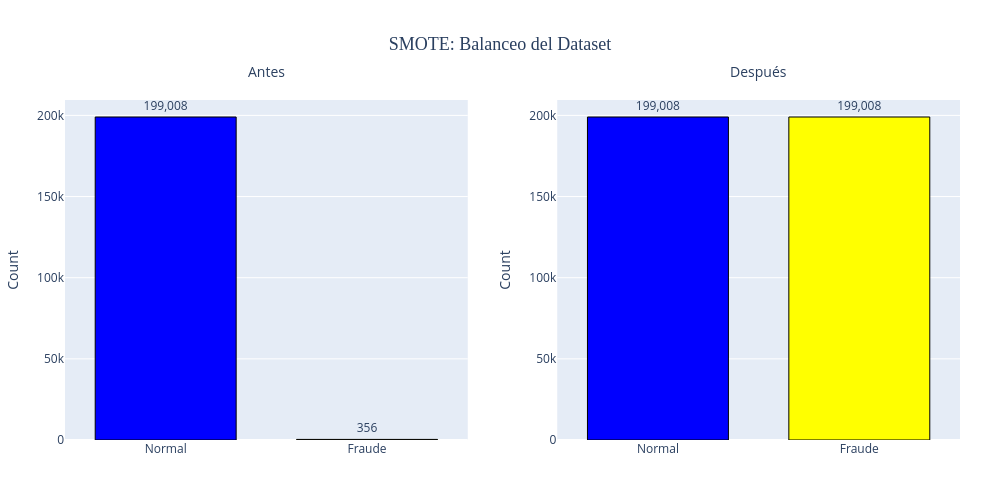

This figure's notebook cell:
### Code cell
import plotly.graph_objects as go
from plotly.subplots import make_subplots

before_counts = y_train.value_counts()
after_counts = y_train_sm.value_counts()

labels = ['Normal', 'Fraude']
before_values = [before_counts.get(0, 0), before_counts.get(1, 0)]
after_values = [after_counts.get(0, 0), after_counts.get(1, 0)]
colors = ['blue', 'yellow']

fig = make_subplots(
    rows=1, cols=2,
    subplot_titles=("Antes", "Después")
)

fig.add_trace(
    go.Bar(
        x=labels,
        y=before_values,
        marker=dict(color=colors, line=dict(color='black', width=1)),
        text=[f"{v:,}" for v in before_values],
        textposition='outside',
        textfont=dict(size=12),
        showlegend=False
    ),
    row=1, col=1
)

fig.add_trace(
    go.Bar(
        x=labels,
        y=after_values,
        marker=dict(color=colors, line=dict(color='black', width=1)),
        text=[f"{v:,}" for v in after_values],
        textposition='outside',
        textfont=dict(size=12),
        showlegend=False
    ),
    row=1, col=2
)

fig.update_layout(
    title_text='SMOTE: Balanceo del Dataset',
    title_x=0.5,
    title_font=dict(size=18, family='Arial Black'),
    height=500,
    width=1000,
    margin=dict(t=100, b=60, l=60, r=40),
    bargap=0.3
)

fig.update_yaxes(title_text="Count", row=1, col=1)
fig.update_yaxes(title_text="Count", row=1, col=2)

for ann in fig.layout.annotations:
    ann.font.size = 14
    ann.y = 1.05

fig.show()

### Figure 1 — Plotly figure (JSON) as saved in the notebook; plotly's stock layout.template omitted (floating-point values rounded to 4 significant figures)
{"data": [{"marker": {"color": ["blue", "yellow"], "line": {"color": "black", "width": 1}}, "showlegend": false, "text": ["199,008", "356"], "textfont": {"size": 12}, "textposition": "outside", "type": "bar", "x": ["Normal", "Fraude"], "xaxis": "x", "y": [199008, 356], "yaxis": "y"}, {"marker": {"color": ["blue", "yellow"], "line": {"color": "black", "width": 1}}, "showlegend": false, "text": ["199,008", "199,008"], "textfont": {"size": 12}, "textposition": "outside", "type": "bar", "x": ["Normal", "Fraude"], "xaxis": "x2", "y": [199008, 199008], "yaxis": "y2"}], "layout": {"annotations": [{"font": {"size": 14}, "showarrow": false, "text": "Antes", "x": 0.225, "xanchor": "center", "xref": "paper", "y": 1.05, "yanchor": "bottom", "yref": "paper"}, {"font": {"size": 14}, "showarrow": false, "text": "Después", "x": 0.775, "xanchor": "center", "xref": "paper", "y": 1.05, "yanchor": "bottom", "yref": "paper"}], "bargap": 0.3, "height": 500, "margin": {"b": 60, "l": 60, "r": 40, "t": 100}, "title": {"font": {"family": "Arial Black", "size": 18}, "text": "SMOTE: Balanceo del Dataset", "x": 0.5}, "width": 1000, "xaxis": {"anchor": "y", "domain": [0, 0.45]}, "xaxis2": {"anchor": "y2", "domain": [0.55, 1]}, "yaxis": {"anchor": "x", "domain": [0, 1], "title": {"text": "Count"}}, "yaxis2": {"anchor": "x2", "domain": [0, 1], "title": {"text": "Count"}}}}
